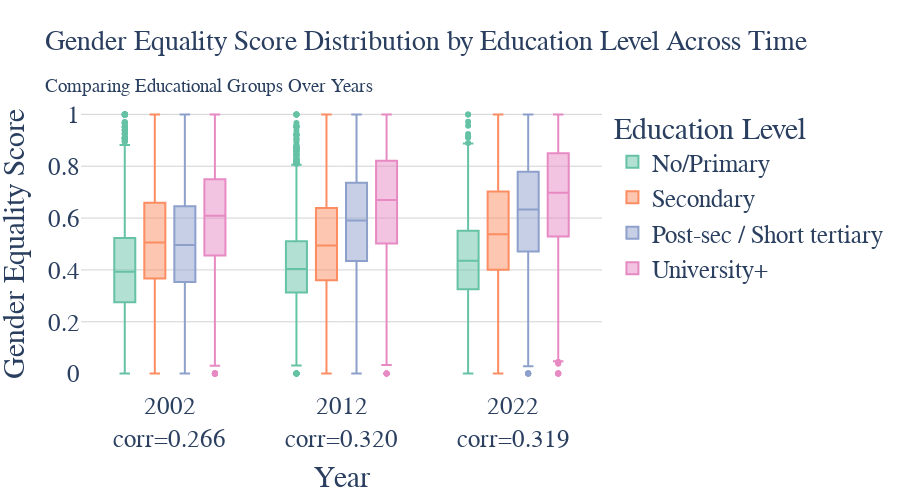

The code cell stored with this chart in its notebook:
### Code cell
edu_to_num = {
    'No/Primary': 1,
    'Secondary': 2,
    'Post-sec / Short tertiary': 3,
    'University+': 4
}

correlation_data = []
for year in [2002, 2012, 2022]:
    year_data = df_eg_analysis[df_eg_analysis['year'] == year].copy()
    year_data['edu_num'] = year_data['educ_4_label'].map(edu_to_num)
    corr = year_data[['edu_num', 'eg_score_norm']].corr().iloc[0, 1]
    correlation_data.append({'year': year, 'correlation': corr})

corr_df = pd.DataFrame(correlation_data)
corr_df['year_label'] = corr_df.apply(lambda x: f"{int(x['year'])}<br>corr={x['correlation']:.3f}", axis=1)

category_orders = {
    'educ_4_label': ['No/Primary', 'Secondary', 'Post-sec / Short tertiary', 'University+'],
}

fig_eg_edu_box = px.box(df_eg_analysis,
                        x='year',
                        y='eg_score_norm',
                        color='educ_4_label',
                        title='Gender Equality Score Distribution by Education Level Across Time<br><sub>Comparing Educational Groups Over Years</sub>',
                        labels={'eg_score_norm': 'Gender Equality Score',
                                'year': 'Year',
                                'educ_4_label': 'Education Level'},
                        color_discrete_sequence=px.colors.qualitative.Set2,
                        category_orders=category_orders,
                        height=500)
fig_eg_edu_box.update_xaxes(
    ticktext=corr_df['year_label'].tolist(),
    tickvals=corr_df['year'].tolist(),
    showgrid=False
)

fig_eg_edu_box.update_yaxes(showgrid=True, gridwidth=1, gridcolor='lightgray')

fig_eg_edu_box.update_layout(
    font=dict(size=25, family='Arial'),
    title_font_size=27.5,
    plot_bgcolor='white',
    paper_bgcolor='white',
    legend_title_text='Education Level',
    boxmode='group'
)

fig_eg_edu_box.show()

### Figure 1 — Plotly figure (JSON) as saved in the notebook; plotly's stock layout.template omitted (floating-point values rounded to 4 significant figures; data arrays with more than 128 entries replaced by an {"elided": "..."} marker saying what was removed)
{"data": [{"alignmentgroup": "True", "hovertemplate": "Education Level=No/Primary<br>Year=%{x}<br>Gender Equality Score=%{y}<extra></extra>", "legendgroup": "No/Primary", "marker": {"color": "rgb(102,194,165)"}, "name": "No/Primary", "notched": false, "offsetgroup": "No/Primary", "orientation": "v", "showlegend": true, "type": "box", "x": {"elided": "11220 int values"}, "x0": " ", "xaxis": "x", "y": {"elided": "11220 float values"}, "y0": " ", "yaxis": "y"}, {"alignmentgroup": "True", "hovertemplate": "Education Level=Secondary<br>Year=%{x}<br>Gender Equality Score=%{y}<extra></extra>", "legendgroup": "Secondary", "marker": {"color": "rgb(252,141,98)"}, "name": "Secondary", "notched": false, "offsetgroup": "Secondary", "orientation": "v", "showlegend": true, "type": "box", "x": {"elided": "30806 int values"}, "x0": " ", "xaxis": "x", "y": {"elided": "30806 float values"}, "y0": " ", "yaxis": "y"}, {"alignmentgroup": "True", "hovertemplate": "Education Level=Post-sec / Short tertiary<br>Year=%{x}<br>Gender Equality Score=%{y}<extra></extra>", "legendgroup": "Post-sec / Short tertiary", "marker": {"color": "rgb(141,160,203)"}, "name": "Post-sec / Short tertiary", "notched": false, "offsetgroup": "Post-sec / Short tertiary", "orientation": "v", "showlegend": true, "type": "box", "x": {"elided": "14894 int values"}, "x0": " ", "xaxis": "x", "y": {"elided": "14894 float values"}, "y0": " ", "yaxis": "y"}, {"alignmentgroup": "True", "hovertemplate": "Education Level=University+<br>Year=%{x}<br>Gender Equality Score=%{y}<extra></extra>", "legendgroup": "University+", "marker": {"color": "rgb(231,138,195)"}, "name": "University+", "notched": false, "offsetgroup": "University+", "orientation": "v", "showlegend": true, "type": "box", "x": {"elided": "12390 int values"}, "x0": " ", "xaxis": "x", "y": {"elided": "12390 float values"}, "y0": " ", "yaxis": "y"}], "layout": {"boxmode": "group", "font": {"family": "Arial", "size": 25}, "height": 500, "legend": {"title": {"text": "Education Level"}, "tracegroupgap": 0}, "paper_bgcolor": "white", "plot_bgcolor": "white", "title": {"font": {"size": 27.5}, "text": "Gender Equality Score Distribution by Education Level Across Time<br><sub>Comparing Educational Groups Over Years</sub>"}, "xaxis": {"anchor": "y", "domain": [0, 1], "showgrid": false, "ticktext": ["2002<br>corr=0.266", "2012<br>corr=0.320", "2022<br>corr=0.319"], "tickvals": [2002, 2012, 2022], "title": {"text": "Year"}}, "yaxis": {"anchor": "x", "domain": [0, 1], "gridcolor": "lightgray", "gridwidth": 1, "showgrid": true, "title": {"text": "Gender Equality Score"}}}}
